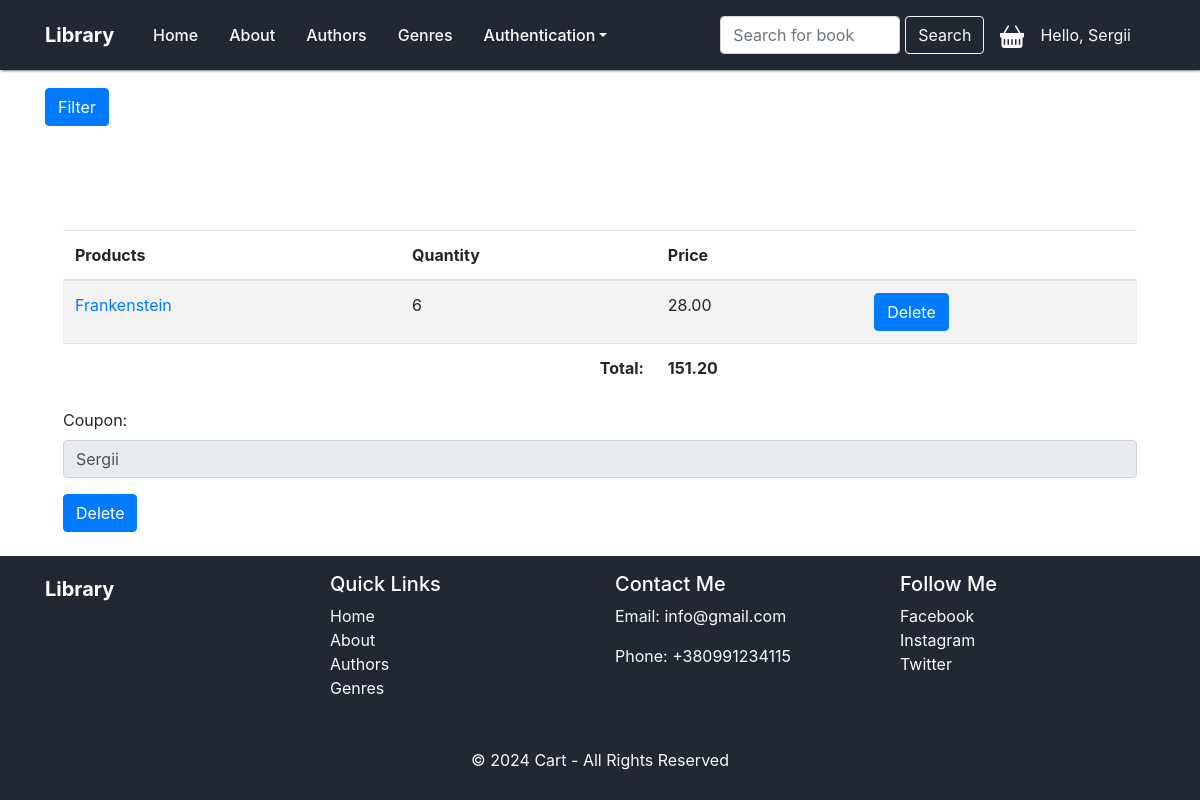
The page /library/cart/ (signed in) on the database its author committed.
### library/models.py (models this page shows, shortened)
class CartDetails(models.Model):
    cart_header = models.ForeignKey(CartHeader, on_delete=models.CASCADE)
    book = models.ForeignKey(Book, on_delete=models.CASCADE)
    quantity = models.IntegerField(default=1)

class Book(models.Model):
    title = models.CharField(max_length=100)
    authors = models.ManyToManyField('Author', through='BookAuthor')
    genre = models.ForeignKey('Genre', on_delete=models.CASCADE, null=True)
    published_year = models.IntegerField()
    ISBN = models.CharField(max_length=200)
    price = models.DecimalField(max_digits=6, decimal_places=2, default=0.0)
    class Meta:
        ordering = ["published_year"]
        indexes = [models.Index(fields=["published_year"])]

class Coupon(models.Model):
    name = models.CharField(max_length=100, db_index=True, unique=True)
    discount = models.PositiveIntegerField(validators=[MinValueValidator(1), MaxValueValidator(100)])

### library/views.py (the view)
# urls.py: path('cart/', views.get_cart, name='cart'),
@login_required(login_url=settings.LOGIN_URL)
def get_cart(request):
    form = CouponApplyForm()
    code = None
    discount = 0
    if CartHeader.objects.filter(user_role=request.user.userrole).exists():
        cart_header = CartHeader.objects.get(user_role=request.user.userrole)
        purchases = CartDetails.objects.filter(cart_header=cart_header)
        if cart_header.coupon is not None:
            code = cart_header.coupon.name
            discount = cart_header.coupon.discount
        if purchases.exists():
            total_before = Decimal(sum(map(lambda purchase: purchase.book.price * purchase.quantity, purchases)))
            total = round(total_before - (total_before * Decimal(discount / 100)), 2)
            return render(request, 'library/cart.html', context={'title': "Cart", 'purchases': purchases,
                                                                 'total': total, 'form': form, "code": code})
    return render(request, 'library/cart.html', context={"form": form, "code": code})

### library/forms.py
class CouponApplyForm(forms.Form):
    coupon = forms.CharField(label='Coupon', widget=forms.TextInput(attrs={'placeholder': 'Enter coupon', "class": "form-control"}))

### library/templatetags/tags.py (called while the page is built)
@register.simple_tag()
def get_genres():
    return Genre.objects.all()

@register.simple_tag()
def get_menu():
    return views.menu

@register.simple_tag()
def get_year():
    return datetime.now().year

### library/templates/library/cart.html (shortened to what this page needs)
{%extends 'base.html'%}
{%block content%}
    <div class="container cart-margin">
        <table class="table table-border table-striped">
        <thead class="head-dark">
        <tr>
            <th scope="col">Products</th>
            <th scope="col">Quantity</th>
            <th scope="col">Price</th>
            <th></th>
        </tr>
        </thead>
        <tbody>
        {% for purchase in purchases %}
        <tr>
            <td>
                <a href="{% url 'book_by_id' purchase.book.id %}">{{purchase.book.title}}</a>
            </td>
            <td>
                {{ purchase.quantity }}
            </td>
            <td>
                {{purchase.book.price}}
            </td>
            <td>
                <a class="btn btn-primary" href="{% url 'delete_product_from_cart' purchase.id %}">Delete</a>
            </td>
        </tr>
        {% endfor %}
        </tbody>
        <tfoot>
            <tr>
                <td></td>
                <td class="text-right"><strong>Total:</strong></td>
                <td><strong>{{ total }}</strong></td>
                <td></td>
            </tr>
        </tfoot>
    </table>
        {% if not code %}
            <form class='mt-3' method="POST" action="{% url 'apply_coupon' %}">
                {%csrf_token%}
                <div class="form-group">
                    {{form.coupon.label_tag}}
                    <input class="form-control" type="text" name="coupon" >
                </div>
                <button type="submit" class="btn btn-primary">
                    Apply
                </button>
            </form>
        {% else %}
            <form class='mt-3' method="POST" action="{% url 'delete_coupon' %}">
                <div class="form-group">
                    {{form.coupon.label_tag}}
                    <input class="form-control" type="text" value="{{ code }}" readonly>
                </div>
                <button type="submit" class="btn btn-primary">
                    Delete
                </button>
            </form>
        {% endif %}
    </div>
{%endblock%}

### templates/base.html (shortened to what this page needs)
{% load static %}
{% load tags %}
<!DOCTYPE html>
<html lang="en">
<head>
    <link type="text/css" rel="stylesheet" href="{% static 'library/css/index.css' %}">
    <link rel="stylesheet" href="https://stackpath.bootstrapcdn.com/bootstrap/4.5.2/css/bootstrap.min.css">
</head>
<body>
<nav class="navbar navbar-expand-lg fixed-top navbar-dark">
    <div class="container">
        <div class="container-logo">
            <a class="navbar-brand" href="{%url 'home'%}">Library</a>
        </div>
        <div class="collapse navbar-collapse" id="navbarNav">
            <ul class="navbar-nav">
                {% get_menu as menu %}
                {%for item in menu%}
                <li class="nav-item">
                    <a class="nav-link text-light" href="{%url item.URL%}"> {{item.title}}</a>
                </li>
                {%endfor%}
                <li class="nav-item dropdown">
                    <a class="nav-link dropdown-toggle" id="auth-dropdown" role="button" data-toggle="dropdown" aria-expanded="false" href="#">Authentication</a>
                </li>
            </ul>
        </div>
        <form class="form-inline my-2 my-lg0 mr-3" method="get" action="{% url 'search_book' %}">
            <input class="form-control form-width-small" type="search" placeholder="Search for book" name="query">
            <button class="btn btn-outline-light">Search</button>
        </form>
            <div class="mr-3">
            <a href="{%url 'cart'%}">
            </a>
        </div>
        <div class="mr-4">
            {% if request.user.is_authenticated%}
                <div class="navbar-text text-light">
                    Hello, {{ request.user.username }}
                </div>
            {% endif %}
        </div>
    </div>
</nav>
<main>
    <div class="container mt-5 pt-4">
    <button class="btn btn-primary mb-4" data-toggle="collapse" data-target="#filterForm" aria-expanded="false">
        Filter
    </button>
                        {% get_genres as genres %}
</div>
    <div class="ml-5 mr-5">
        {%block content%}
        {%endblock%}
    </div>
</main>
<div class="footer footer-fill mt-4 py-3">
    <div class="container">
        <footer>
            <div class="row">
                <div class="col-md-3 mb-3">
                    <h5>
                        <a class="d-flex align-items-center mb-3 link-body-emphasis navbar-brand"
                           href="{%url 'home'%}">Library</a>
                    </h5>
                </div>
                <div class="col-md-3 mb-3">
                    <h5 class="text-white">Quick Links</h5>
                    <ul class="list-unstyled">
                        {%for item in menu%}
                        <li><a class="text-light" href="{%url item.URL%}">{{item.title}}</a></li>
                        {%endfor%}
                    </ul>
                </div>
                <div class="col-md-3 mb-3">
                    <h5 class="text-white">Contact Me</h5>
                    <p class="text-light">Email: info@gmail.com</p>
                    <p class="text-light">Phone: +380991234115</p>
                </div>
                <div class="col-md-3 mb-3">
                    <h5 class="text-white">Follow Me</h5>
                    <ul class="list-unstyled">
                        <li>
                            <a class="text-light" href="#">Facebook</a>
                        </li>
                        <li>
                            <a class="text-light" href="#">Instagram</a>
                        </li>
                        <li>
                            <a class="text-light" href="#">Twitter</a>
                        </li>
                    </ul>
                </div>
            </div>
            <div class="text-center mt-3">
                 {% get_year as year %}
                <p class="text-light">
                    &copy; {{year}} {{title}} - All Rights Reserved
                </p>
            </div>
        </footer>
    </div>
</div>
</body>
</html>

### library/static/library/css/index.css (style rules this page uses)
:root { --white-text: #FFF; --black: #333333; --deep-blue: #222831; }
body { margin: 20px; height: 100%; display: flex; flex-direction: column; min-height: 100vh; }
main { flex: 1; padding-top: 1rem; }
.navbar-brand { font-weight: bold; color: #FFF; font-size: 22px; }
.navbar { background-color: var(--deep-blue); box-shadow: 1px 0 3px rgb(0, 0, 0); }
.nav-link { color: var(--white-text) !important; }
.navbar-nav, .nav-link { color: var(--white-text); font-weight: 500; }
.container-logo { width: 100px; }
.form-width-small { width: 180px !important; margin-right: 5px; }
.nav-item { margin-right: 15px; }
.footer-fill { background-color: var(--deep-blue); width: 100%; }
.cart-margin { margin-top: 5rem; }

### rows shown on the page
CartDetails: book "Frankenstein", quantity "6", book.price "28.00"
Coupon: name "Sergii"

### other values the page prints
{{ item.title }} "Home" "About" "Authors" "Genres"
{{ request.user.username }} "Sergii"
{{ total }} "151.20"
{{ year }} "2024"
{{ title }} "Cart"
